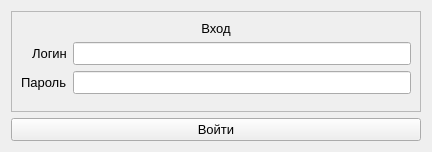
<?xml version="1.0" encoding="UTF-8"?>
<ui version="4.0">
 <class>Form</class>
 <widget class="QWidget" name="Form">
  <property name="geometry">
   <rect>
    <x>0</x>
    <y>0</y>
    <width>432</width>
    <height>152</height>
   </rect>
  </property>
  <property name="font">
   <font>
    <pointsize>10</pointsize>
   </font>
  </property>
  <property name="windowTitle">
   <string>Form</string>
  </property>
  <layout class="QVBoxLayout" name="verticalLayout">
   <item>
    <widget class="QFrame" name="frame">
     <property name="frameShape">
      <enum>QFrame::StyledPanel</enum>
     </property>
     <property name="frameShadow">
      <enum>QFrame::Raised</enum>
     </property>
     <layout class="QFormLayout" name="formLayout">
      <property name="labelAlignment">
       <set>Qt::AlignRight|Qt::AlignTrailing|Qt::AlignVCenter</set>
      </property>
      <item row="2" column="0">
       <widget class="QLabel" name="label">
        <property name="text">
         <string>Логин</string>
        </property>
       </widget>
      </item>
      <item row="4" column="0">
       <widget class="QLabel" name="label_2">
        <property name="text">
         <string>Пароль</string>
        </property>
       </widget>
      </item>
      <item row="2" column="1">
       <widget class="QLineEdit" name="le_login"/>
      </item>
      <item row="4" column="1">
       <widget class="QLineEdit" name="le_password"/>
      </item>
      <item row="0" column="0" colspan="2">
       <widget class="QLabel" name="label_3">
        <property name="text">
         <string>Вход</string>
        </property>
        <property name="alignment">
         <set>Qt::AlignCenter</set>
        </property>
       </widget>
      </item>
     </layout>
    </widget>
   </item>
   <item>
    <widget class="QPushButton" name="pushButton">
     <property name="text">
      <string>Войти</string>
     </property>
    </widget>
   </item>
  </layout>
 </widget>
 <resources/>
 <connections/>
</ui>
